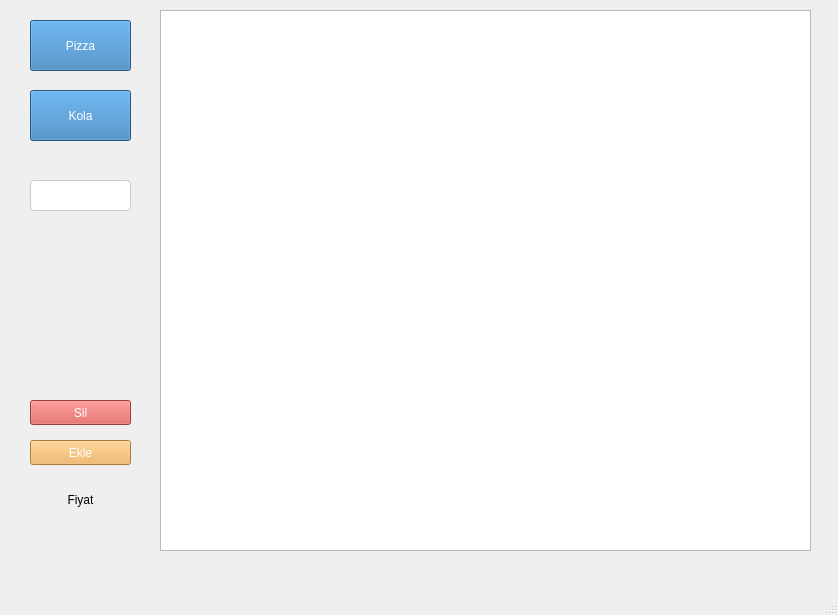
<?xml version="1.0" encoding="UTF-8"?>
<ui version="4.0">
 <class>MainWindow</class>
 <widget class="QMainWindow" name="MainWindow">
  <property name="geometry">
   <rect>
    <x>0</x>
    <y>0</y>
    <width>838</width>
    <height>615</height>
   </rect>
  </property>
  <property name="windowTitle">
   <string>MainWindow</string>
  </property>
  <property name="styleSheet">
   <string notr="true">.QPushButton {
  color: #fff;
  background-color: #337ab7;
  border-color: #2e6da4;
}

.QPushButton:hover {
  color: #fff;
  background-color: #286090;
  border-color: #204d74;
}
#Ekle {
  color: #fff;
  background-color: #f0ad4e;
  border-color: #eea236;
}
#Ekle:hover {
  color: #fff;
  background-color: #ec971f;
  border-color: #d58512;
}
#Sil {
  color: #fff;
  background-color: #d9534f;
  border-color: #d43f3a;
}
#Sil:hover {
  color: #fff;
  background-color: #c9302c;
  border-color: #ac2925;
}
.QLineEdit {
  display: block;
  width: 100%;
  height: 34px;
  padding: 6px 12px;
  font-size: 14px;
  line-height: 1.42857143;
  color: #555;
  background-color: #fff;
  background-image: none;
  border: 1px solid #ccc;
  border-radius: 4px;
}
</string>
  </property>
  <widget class="QWidget" name="centralwidget">
   <widget class="QPushButton" name="Pizza">
    <property name="geometry">
     <rect>
      <x>30</x>
      <y>20</y>
      <width>101</width>
      <height>51</height>
     </rect>
    </property>
    <property name="text">
     <string>Pizza</string>
    </property>
   </widget>
   <widget class="QPushButton" name="Kola">
    <property name="geometry">
     <rect>
      <x>30</x>
      <y>90</y>
      <width>101</width>
      <height>51</height>
     </rect>
    </property>
    <property name="text">
     <string>Kola</string>
    </property>
   </widget>
   <widget class="QPushButton" name="Sil">
    <property name="geometry">
     <rect>
      <x>30</x>
      <y>400</y>
      <width>101</width>
      <height>25</height>
     </rect>
    </property>
    <property name="styleSheet">
     <string notr="true"/>
    </property>
    <property name="text">
     <string>Sil</string>
    </property>
   </widget>
   <widget class="QListWidget" name="listWidget">
    <property name="geometry">
     <rect>
      <x>160</x>
      <y>10</y>
      <width>651</width>
      <height>541</height>
     </rect>
    </property>
   </widget>
   <widget class="QPushButton" name="Ekle">
    <property name="geometry">
     <rect>
      <x>30</x>
      <y>440</y>
      <width>101</width>
      <height>25</height>
     </rect>
    </property>
    <property name="text">
     <string>Ekle</string>
    </property>
   </widget>
   <widget class="QLabel" name="Fiyat">
    <property name="geometry">
     <rect>
      <x>30</x>
      <y>490</y>
      <width>101</width>
      <height>20</height>
     </rect>
    </property>
    <property name="text">
     <string>Fiyat</string>
    </property>
    <property name="alignment">
     <set>Qt::AlignCenter</set>
    </property>
   </widget>
   <widget class="QLineEdit" name="Musteri">
    <property name="geometry">
     <rect>
      <x>30</x>
      <y>180</y>
      <width>101</width>
      <height>31</height>
     </rect>
    </property>
   </widget>
  </widget>
  <widget class="QMenuBar" name="menubar">
   <property name="geometry">
    <rect>
     <x>0</x>
     <y>0</y>
     <width>838</width>
     <height>22</height>
    </rect>
   </property>
  </widget>
  <widget class="QStatusBar" name="statusbar"/>
 </widget>
 <resources/>
 <connections/>
</ui>
